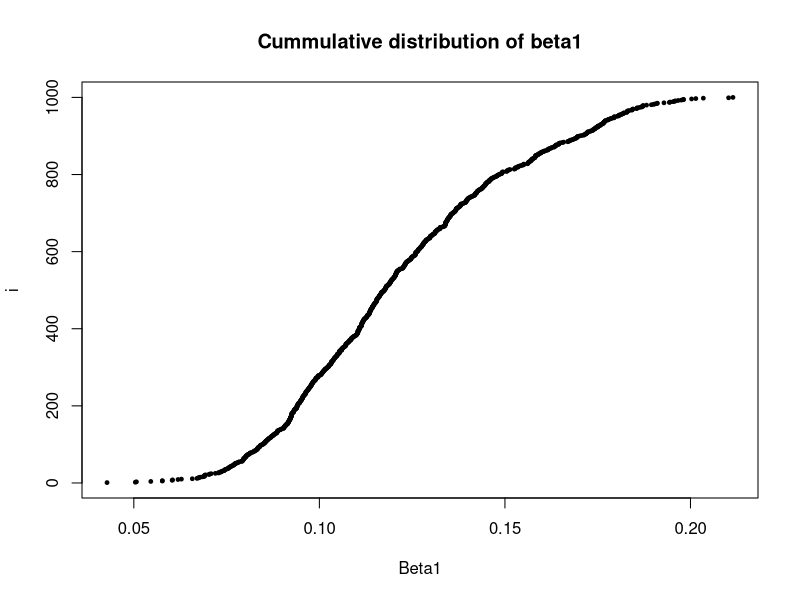
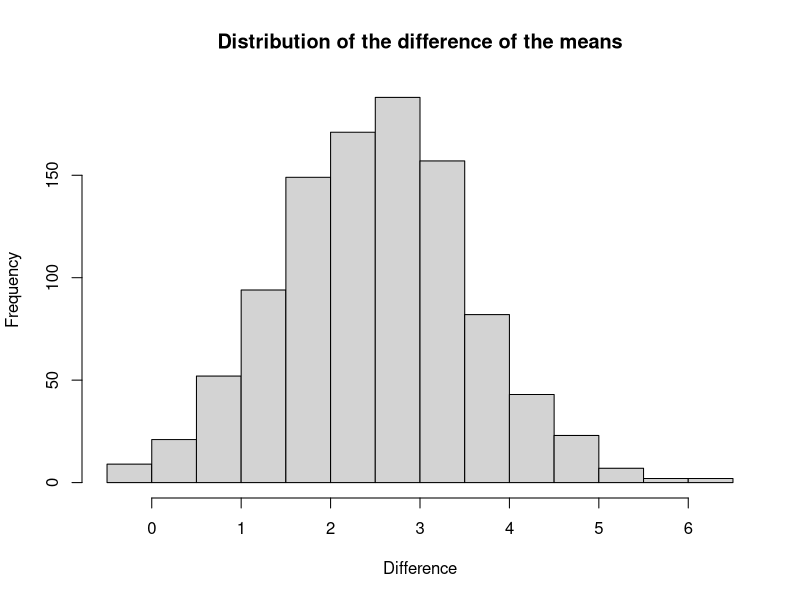
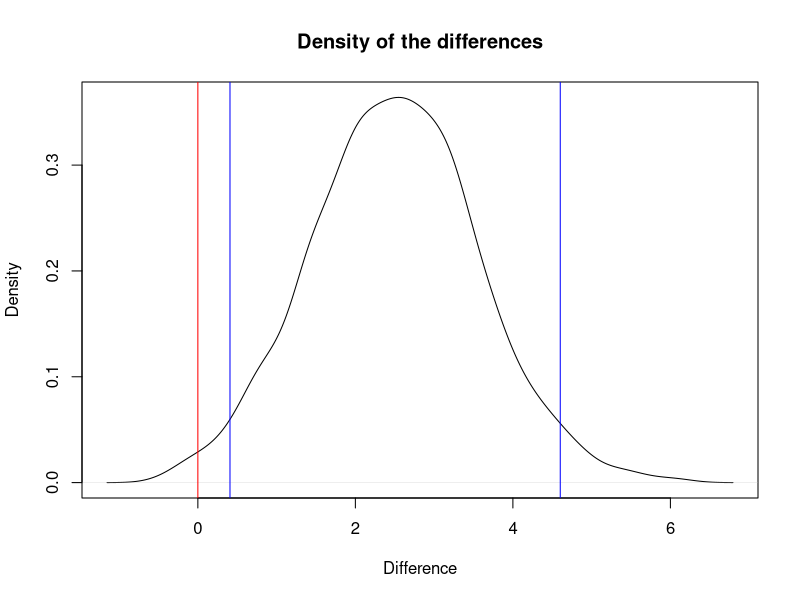
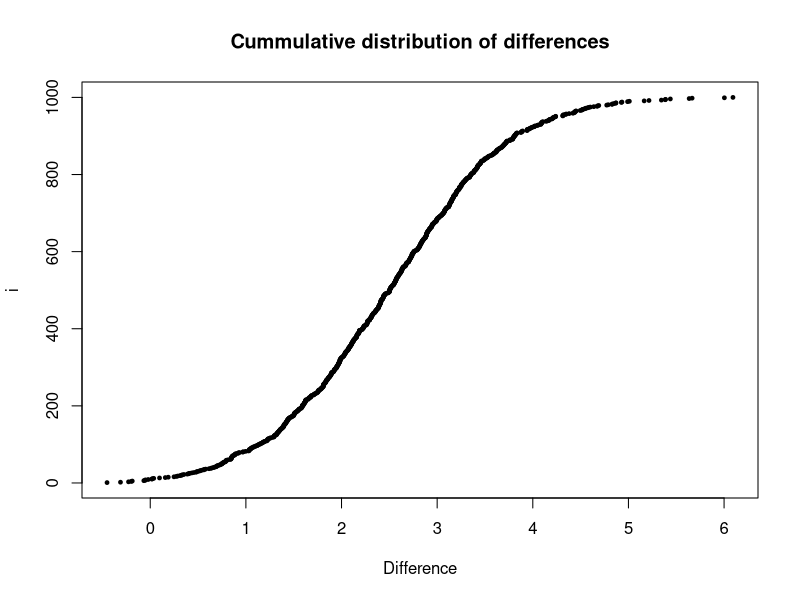

Recreate these plots in R, in order.
###### data setting ############################################
##### For exercise1
setwd("D:/MyGitHub/Computer_Intensive_Statistics_in_Ecology/data")

envi <- read.csv("enviANDdensity.csv", header=T) # load data
f <- envi$FishDensity..ind..1000m3. # fish density
c <- envi$CopepodDensity.ind..m3. # copepod density
n <- length(f) # sample size

##### For exercise2
cope <- read.csv("copepod_datasheet.csv", skip=1, header=T)
cope_cut <- cope[c(which(cope[, 2] == "Oncaea venusta"), which(cope[, 2] == "Canthocalanus pauper")), ]
rownames(cope_cut) <- cope_cut[, 2]
cope_cut <- cope_cut[, -c(1, 2)]
oncaea <- as.numeric(matrix(cope_cut[1, ]))
canthocalanus <- as.numeric(matrix(cope_cut[2, ]))


########## Exercise1

X <- cbind(rep(1, n), c) # regressor
b <- solve(t(X)%*%X)%*%t(X)%*%f # regression coefficients

pair <- cbind(f, c) # bind fish and copepod data

# write a function for calculating regression coeffitions
coeff <- function(x){
    data <- pair[ceiling(runif(34, 0, 34)), ]
    X1 <- cbind(rep(1, 34), data[, 2])
    Y1 <- data[, 1]
    solve(t(X1)%*%X1)%*%t(X1)%*%Y1
}

boot.b <- matrix(0, nrow=2, ncol=999) # 0 matrix for bootstrap
boot.b <- apply(boot.b, 2, FUN=function(x){x = coeff()}) # fill the matrix with regression coeffitions
boot.b <- cbind(boot.b, b) # combind the original coeffitions

boot.b1.sort <- sort(boot.b[2, ]) # sort the bootstrapped beta1
# draw a CDF picture
plot(x=boot.b1.sort, y=1:1000, pch=19, cex=0.5,
     main="Cummulative distribution of beta1", xlab="Beta1", ylab="i")



##### percentile CI method

c(boot.b1.sort[1000*0.025], boot.b1.sort[1000*0.975]) # 95% confidence interval under percentile



##### Bias Correction (BC) method

# find the order of the original coeffition among all bootstrapped coeffitions
position <- which(b[2]==boot.b1.sort)
z0 <- qnorm(position*(1/1000)) # z score

# write a function to find the closest probability
close.p <- function(x, n=1000){
    # x is value, n is length of observation. For example, if n=1000, the empirical cummulative
    # probability should be 1/1000
    p <- c(1:n)/n # probability sequence
    diff <- abs(p-x) # absolute difference between p and x
    closest1 <- which(sort(diff)[1]==diff) # the closest value
    closest2 <- which(sort(diff)[2]==diff) # the second closest value
    c(closest1, closest2) # print the result
}

# Once we know the relative order of pnorm(2*z0 +- 1.96) among empirical CDF,
# we can find out the corresponding bootstrapped coefficient.
# Here, we take average quantile since empirical CDF is not continuous.
lower <- (boot.b1.sort[close.p(x=pnorm(2*z0 - 1.96))[1]] + boot.b1.sort[close.p(x=pnorm(2*z0 - 1.96))[2]])/2
upper <- (boot.b1.sort[close.p(x=pnorm(2*z0 + 1.96))[1]] + boot.b1.sort[close.p(x=pnorm(2*z0 + 1.96))[2]])/2
c(lower, upper) # 95% confidence interval under BC



##### Bias Correction Accelerate (BCa) method

# we first generate jackknife regression coeffitions, and then calculate a
jack.b <- matrix(0, nrow=2, ncol=n) # 0 matrix for jackknife coefficients

# calculate regression coefficients in each jackknife subsample
for (i in 1:n){
    jack.b[, i] = solve(t(X[-i, ])%*%X[-i, ])%*%t(X[-i, ])%*%f[-i]
}

num <- sum((mean(jack.b[2, ]) - jack.b[2, ])^3) # numerator of a
den <- 6*((sum((mean(jack.b[2, ]) - jack.b[2, ])^2))^(3/2)) # denominator of a
a = num/den

# calculate the adjusted quantile
quan <- c(z0 + (z0 - 1.96)/(1 - a*(z0 - 1.96)), z0 + (z0 + 1.96)/(1 - a*(z0 + 1.96)))

# Similar with previous method, we first find out the relative order of pnorm(quan) among empirical CDF,
# then we can know which bootstrapped coefficient should be choose to define the confidence interval.
# Here, we also take average since the empirical CDF is not continuous.
lower.a <- (boot.b1.sort[close.p(x=pnorm(quan[1]))[1]] + boot.b1.sort[close.p(x=pnorm(quan[1]))[2]])/2
upper.a <- (boot.b1.sort[close.p(x=pnorm(quan[2]))[1]] + boot.b1.sort[close.p(x=pnorm(quan[2]))[2]])/2
c(lower.a, upper.a) # 95% confidence interval under BCa

# We summarize the results under three different methods
c(boot.b1.sort[1000*0.025], boot.b1.sort[1000*0.975]) # 95% confidence interval under percentile
c(lower, upper) # 95% confidence interval under BC
c(lower.a, upper.a) # 95% confidence interval under BCa





########## Exercise2

##### generate bootstrap data for Oncaea Venusta
boot.o <- matrix(0, nrow=n, ncol=999) # 0 matrix for bootstrap
# generate bootstrapped sample
boot.o <- apply(boot.o, 2, FUN=function(x){x=oncaea[ceiling(runif(34, 0, 34))]})
boot.o <- cbind(boot.o, oncaea) # combine with the orignial sample

##### generate bootstrap data for Canthocalanus Pauper
boot.c <- matrix(0, nrow=n, ncol=999) # 0 matrix for bootstrap
# generate bootstrapped sample
boot.c <- apply(boot.c, 2, FUN=function(x){x=canthocalanus[ceiling(runif(34, 0, 34))]})
boot.c <- cbind(boot.c, canthocalanus) # combine with the orignial sample

# calculate differences of the mean with bootstrapped data
diff.oc <- apply(boot.o, 2, mean) - apply(boot.c, 2, mean)
# plot histogram for the differences
hist(diff.oc, main="Distribution of the difference of the means", xlab="Difference")
# it seems that the difference is not equal to 0

##### CI method

c(sort(diff.oc)[1000*0.025], sort(diff.oc)[1000*0.975])
# 0 is not in the range above, so we can reject the null hypothesis that the difference=0

# plot the distribution of the differences
plot(density(diff.oc), main="Density of the differences", xlab="Difference")
abline(v=sort(diff.oc)[1000*0.025], col="blue")
abline(v=sort(diff.oc)[1000*0.975], col="blue")
abline(v=0, col="red")



##### BCa method

# we first generate jackknife differences, and then calculate a
jack.diff <- matrix(0, nrow=1, ncol=34) # 0 matrix for jackknife coefficients

# calculate difference in each jackknife subsample
for (i in 1:34){
    jack.diff[, i] = mean(oncaea[-i]) - mean(canthocalanus[-i])
}

num.diff <- sum((mean(jack.diff[1, ]) - jack.diff[1, ])^3) # numerator of a
den.diff <- 6*((sum((mean(jack.diff[1, ]) - jack.diff[1, ])^2))^(3/2)) # denominator of a
a.diff = num.diff/den.diff

diff.oc.sort <- sort(diff.oc) # sort the bootstrapped differences

# draw a CDF picture
plot(x=diff.oc.sort, y=1:1000, pch=19, cex=0.5,
     main="Cummulative distribution of differences", xlab="Difference", ylab="i")

# find the order of the original coeffition among all bootstrapped coeffitions,
# and calculate z0
z0.diff <- qnorm(which(diff.oc[1000]==diff.oc.sort)*(1/1000)) # z score
# calculate the adjusted quantile
quan.diff <- c(z0.diff + (z0.diff - 1.96)/(1 - a.diff*(z0.diff - 1.96)),
               z0.diff + (z0.diff + 1.96)/(1 - a.diff*(z0.diff + 1.96)))

lower.a.diff <- (diff.oc.sort[close.p(x=pnorm(quan.diff[1]))[1]] + 
                     diff.oc.sort[close.p(x=pnorm(quan.diff[1]))[2]])/2
upper.a.diff <- (diff.oc.sort[close.p(x=pnorm(quan.diff[2]))[1]] + 
                     diff.oc.sort[close.p(x=pnorm(quan.diff[2]))[2]])/2
c(lower.a.diff, upper.a.diff) # 95% confidence interval under BCa
# 0 is not in the interval, so we reject the null hypothesis

# summarize the CI under 2 methods
c(sort(diff.oc)[1000*0.025], sort(diff.oc)[1000*0.975])
c(lower.a.diff, upper.a.diff) # 95% confidence interval under BCa
